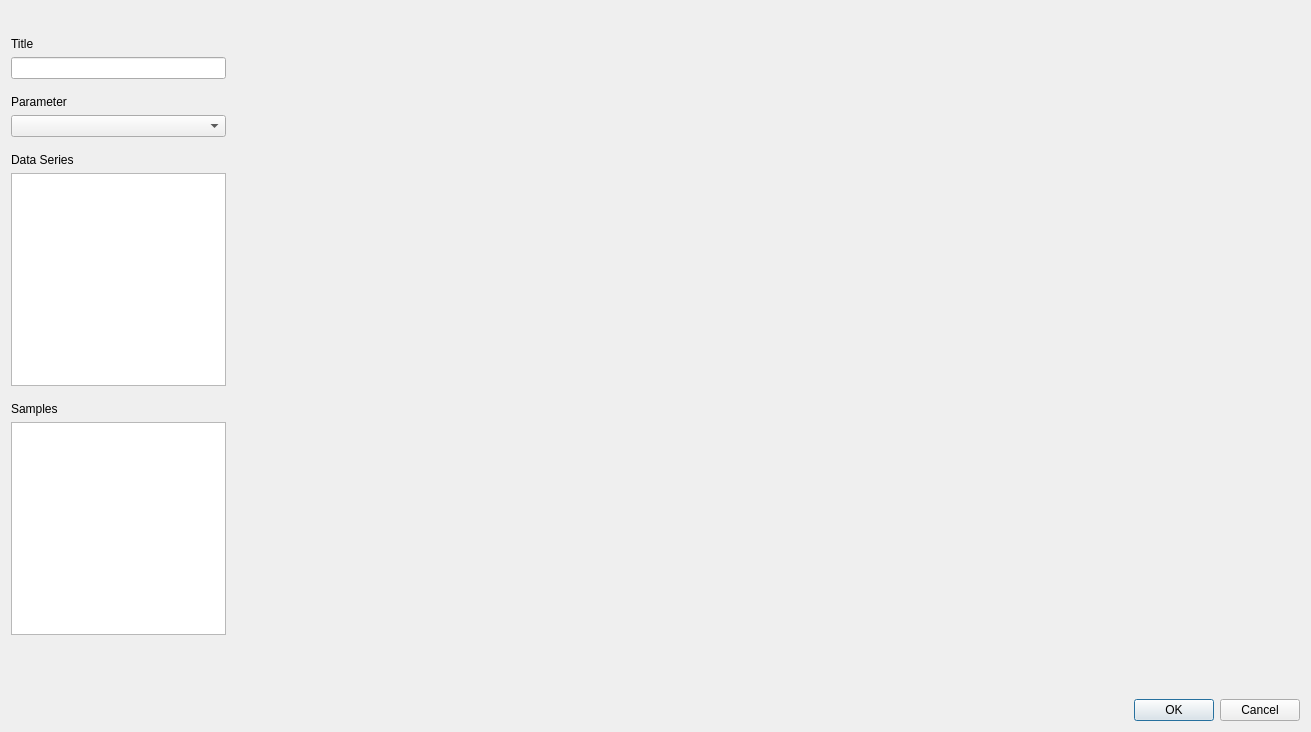
<?xml version="1.0" encoding="UTF-8"?>
<ui version="4.0">
 <class>dialog</class>
 <widget class="QDialog" name="dialog">
  <property name="geometry">
   <rect>
    <x>0</x>
    <y>0</y>
    <width>1311</width>
    <height>732</height>
   </rect>
  </property>
  <property name="windowTitle">
   <string>Dialog</string>
  </property>
  <layout class="QVBoxLayout" name="verticalLayout">
   <item>
    <widget class="PresetsWidget" name="presetsWidget" native="true"/>
   </item>
   <item>
    <spacer name="verticalSpacer1">
     <property name="orientation">
      <enum>Qt::Vertical</enum>
     </property>
     <property name="sizeType">
      <enum>QSizePolicy::Fixed</enum>
     </property>
     <property name="sizeHint" stdset="0">
      <size>
       <width>20</width>
       <height>20</height>
      </size>
     </property>
    </spacer>
   </item>
   <item>
    <layout class="QGridLayout" name="mainGridLayout" columnstretch="1,5">
     <item row="4" column="0">
      <widget class="QLabel" name="parameterLabel">
       <property name="sizePolicy">
        <sizepolicy hsizetype="Minimum" vsizetype="Preferred">
         <horstretch>0</horstretch>
         <verstretch>0</verstretch>
        </sizepolicy>
       </property>
       <property name="text">
        <string>Parameter</string>
       </property>
       <property name="alignment">
        <set>Qt::AlignBottom|Qt::AlignLeading|Qt::AlignLeft</set>
       </property>
       <property name="margin">
        <number>0</number>
       </property>
      </widget>
     </item>
     <item row="11" column="0">
      <widget class="QListView" name="samplesListView">
       <property name="sizePolicy">
        <sizepolicy hsizetype="MinimumExpanding" vsizetype="Expanding">
         <horstretch>0</horstretch>
         <verstretch>0</verstretch>
        </sizepolicy>
       </property>
       <property name="minimumSize">
        <size>
         <width>30</width>
         <height>0</height>
        </size>
       </property>
       <property name="baseSize">
        <size>
         <width>30</width>
         <height>0</height>
        </size>
       </property>
      </widget>
     </item>
     <item row="8" column="0">
      <widget class="QListView" name="dataseriesListView">
       <property name="sizePolicy">
        <sizepolicy hsizetype="MinimumExpanding" vsizetype="Expanding">
         <horstretch>0</horstretch>
         <verstretch>0</verstretch>
        </sizepolicy>
       </property>
       <property name="minimumSize">
        <size>
         <width>30</width>
         <height>0</height>
        </size>
       </property>
       <property name="baseSize">
        <size>
         <width>30</width>
         <height>0</height>
        </size>
       </property>
      </widget>
     </item>
     <item row="12" column="0">
      <spacer name="verticalSpacer6">
       <property name="orientation">
        <enum>Qt::Vertical</enum>
       </property>
       <property name="sizeType">
        <enum>QSizePolicy::Fixed</enum>
       </property>
       <property name="sizeHint" stdset="0">
        <size>
         <width>20</width>
         <height>10</height>
        </size>
       </property>
      </spacer>
     </item>
     <item row="9" column="0">
      <spacer name="verticalSpacer5">
       <property name="orientation">
        <enum>Qt::Vertical</enum>
       </property>
       <property name="sizeType">
        <enum>QSizePolicy::Fixed</enum>
       </property>
       <property name="sizeHint" stdset="0">
        <size>
         <width>20</width>
         <height>10</height>
        </size>
       </property>
      </spacer>
     </item>
     <item row="10" column="0">
      <widget class="QLabel" name="samplesLabel">
       <property name="sizePolicy">
        <sizepolicy hsizetype="Minimum" vsizetype="Preferred">
         <horstretch>0</horstretch>
         <verstretch>0</verstretch>
        </sizepolicy>
       </property>
       <property name="text">
        <string>Samples</string>
       </property>
       <property name="alignment">
        <set>Qt::AlignBottom|Qt::AlignLeading|Qt::AlignLeft</set>
       </property>
       <property name="margin">
        <number>0</number>
       </property>
      </widget>
     </item>
     <item row="3" column="0">
      <spacer name="verticalSpacer3">
       <property name="orientation">
        <enum>Qt::Vertical</enum>
       </property>
       <property name="sizeType">
        <enum>QSizePolicy::Fixed</enum>
       </property>
       <property name="sizeHint" stdset="0">
        <size>
         <width>20</width>
         <height>10</height>
        </size>
       </property>
      </spacer>
     </item>
     <item row="13" column="0">
      <widget class="FormatSelectionWidget" name="formatSelection" native="true"/>
     </item>
     <item row="5" column="0">
      <widget class="QComboBox" name="parameterComboBox">
       <property name="sizePolicy">
        <sizepolicy hsizetype="MinimumExpanding" vsizetype="Fixed">
         <horstretch>0</horstretch>
         <verstretch>0</verstretch>
        </sizepolicy>
       </property>
       <property name="minimumSize">
        <size>
         <width>30</width>
         <height>0</height>
        </size>
       </property>
       <property name="baseSize">
        <size>
         <width>30</width>
         <height>0</height>
        </size>
       </property>
      </widget>
     </item>
     <item row="6" column="0">
      <spacer name="verticalSpacer4">
       <property name="orientation">
        <enum>Qt::Vertical</enum>
       </property>
       <property name="sizeType">
        <enum>QSizePolicy::Fixed</enum>
       </property>
       <property name="sizeHint" stdset="0">
        <size>
         <width>20</width>
         <height>10</height>
        </size>
       </property>
      </spacer>
     </item>
     <item row="1" column="0">
      <widget class="QLabel" name="titleLabel">
       <property name="sizePolicy">
        <sizepolicy hsizetype="Minimum" vsizetype="Preferred">
         <horstretch>0</horstretch>
         <verstretch>0</verstretch>
        </sizepolicy>
       </property>
       <property name="text">
        <string>Title</string>
       </property>
       <property name="alignment">
        <set>Qt::AlignBottom|Qt::AlignLeading|Qt::AlignLeft</set>
       </property>
       <property name="margin">
        <number>0</number>
       </property>
      </widget>
     </item>
     <item row="14" column="0">
      <spacer name="verticalSpacer7">
       <property name="orientation">
        <enum>Qt::Vertical</enum>
       </property>
       <property name="sizeType">
        <enum>QSizePolicy::Fixed</enum>
       </property>
       <property name="sizeHint" stdset="0">
        <size>
         <width>20</width>
         <height>10</height>
        </size>
       </property>
      </spacer>
     </item>
     <item row="1" column="1" rowspan="16">
      <layout class="QVBoxLayout" name="graphicVerticalLayout">
       <property name="sizeConstraint">
        <enum>QLayout::SetNoConstraint</enum>
       </property>
       <property name="leftMargin">
        <number>0</number>
       </property>
       <property name="rightMargin">
        <number>0</number>
       </property>
      </layout>
     </item>
     <item row="2" column="0">
      <widget class="QLineEdit" name="titleLineEdit">
       <property name="sizePolicy">
        <sizepolicy hsizetype="MinimumExpanding" vsizetype="Fixed">
         <horstretch>0</horstretch>
         <verstretch>0</verstretch>
        </sizepolicy>
       </property>
       <property name="minimumSize">
        <size>
         <width>30</width>
         <height>0</height>
        </size>
       </property>
       <property name="baseSize">
        <size>
         <width>30</width>
         <height>0</height>
        </size>
       </property>
      </widget>
     </item>
     <item row="7" column="0">
      <widget class="QLabel" name="dataseriesLabel">
       <property name="sizePolicy">
        <sizepolicy hsizetype="Minimum" vsizetype="Preferred">
         <horstretch>0</horstretch>
         <verstretch>0</verstretch>
        </sizepolicy>
       </property>
       <property name="text">
        <string>Data Series</string>
       </property>
       <property name="alignment">
        <set>Qt::AlignBottom|Qt::AlignLeading|Qt::AlignLeft</set>
       </property>
       <property name="margin">
        <number>0</number>
       </property>
      </widget>
     </item>
     <item row="15" column="0">
      <widget class="ScaleSelectionWidget" name="scaleSelection" native="true"/>
     </item>
    </layout>
   </item>
   <item>
    <spacer name="verticalSpacer2">
     <property name="orientation">
      <enum>Qt::Vertical</enum>
     </property>
     <property name="sizeType">
      <enum>QSizePolicy::Fixed</enum>
     </property>
     <property name="sizeHint" stdset="0">
      <size>
       <width>20</width>
       <height>20</height>
      </size>
     </property>
    </spacer>
   </item>
   <item>
    <layout class="QHBoxLayout" name="bottomHorizontalLayout">
     <item>
      <widget class="QLabel" name="graphicTextLabel">
       <property name="font">
        <font>
         <pointsize>8</pointsize>
        </font>
       </property>
       <property name="text">
        <string/>
       </property>
      </widget>
     </item>
     <item>
      <widget class="QDialogButtonBox" name="buttonBox">
       <property name="standardButtons">
        <set>QDialogButtonBox::Cancel|QDialogButtonBox::Ok</set>
       </property>
      </widget>
     </item>
    </layout>
   </item>
  </layout>
 </widget>
 <customwidgets>
  <customwidget>
   <class>PresetsWidget</class>
   <extends>QWidget</extends>
   <header>gui/widget/presets.h</header>
   <container>1</container>
  </customwidget>
  <customwidget>
   <class>FormatSelectionWidget</class>
   <extends>QWidget</extends>
   <header>gui/widget/format.h</header>
   <container>1</container>
  </customwidget>
  <customwidget>
   <class>ScaleSelectionWidget</class>
   <extends>QWidget</extends>
   <header>gui/widget/scale.h</header>
   <container>1</container>
  </customwidget>
 </customwidgets>
 <resources/>
 <connections>
  <connection>
   <sender>buttonBox</sender>
   <signal>accepted()</signal>
   <receiver>dialog</receiver>
   <slot>accept()</slot>
   <hints>
    <hint type="sourcelabel">
     <x>529</x>
     <y>800</y>
    </hint>
    <hint type="destinationlabel">
     <x>523</x>
     <y>411</y>
    </hint>
   </hints>
  </connection>
  <connection>
   <sender>buttonBox</sender>
   <signal>rejected()</signal>
   <receiver>dialog</receiver>
   <slot>reject()</slot>
   <hints>
    <hint type="sourcelabel">
     <x>529</x>
     <y>800</y>
    </hint>
    <hint type="destinationlabel">
     <x>523</x>
     <y>411</y>
    </hint>
   </hints>
  </connection>
 </connections>
</ui>
